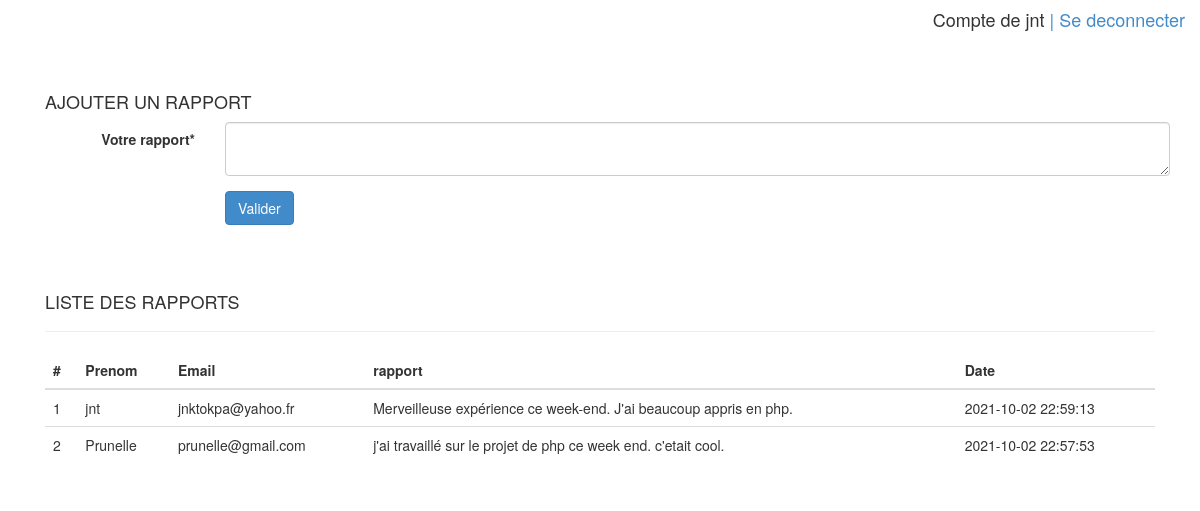
The app's page /accueil.php?id=7 (signed in) with its own data.
### tables this page shows
CREATE TABLE `rapport` (
  `id` int(11) NOT NULL,
  `pseudo` varchar(255) NOT NULL,
  `mail` varchar(255) NOT NULL,
  `rapp` text NOT NULL,
  `date_rapport` datetime NOT NULL DEFAULT current_timestamp()
);

### connexion.php (called while the page is built, shortened)
<?php
    $req_select_rapport = "SELECT * FROM rapport ORDER BY date_rapport DESC";
?>

### table_liste_rapport.php (the view)
<div class="col-md-12 jnt-pad-top">
            <div class="content-panel">
              <h4></i> LISTE DES RAPPORTS</h4>
              <hr>
              <table class="table">
                <thead>
                  <tr>
                    <th>#</th>
                    <th>Prenom</th>
                    <th>Email</th>
                    <th>rapport</th>
                    <th>Date</th>
                  </tr>
                </thead>
                <tbody>
                    <?php
                        $i = 1 ;
                        while ($row = $select_rapport->fetch()){
                            echo "<tr>" ;
                            echo "<td>$i</td>" ;
                            echo "<td>$row[pseudo]</td>" ;
                            echo "<td>$row[mail]</td>" ;
                            echo "<td>$row[rapp]</td>" ;
                            echo "<td>$row[date_rapport]</td>" ;
                            $i++ ;
                        }
                        ?>
                </tbody>
              </table>
            </div>
          </div>

### css/style.css (style rules this page uses)
.jnt-pad-top { padding-top: 3em; }

### records on screen
rapport: pseudo "jnt", mail "jnktokpa@yahoo.fr", rapp "Merveilleuse expérience ce week-end. J'ai beaucoup appris en php.", date_rapport "2021-10-02 22:59:13"
rapport: pseudo "Prunelle", mail "prunelle@gmail.com", rapp "j'ai travaillé sur le projet de php ce week end. c'etait cool.", date_rapport "2021-10-02 22:57:53"

### other values on screen
$_SESSION['pseudo'] "jnt"
